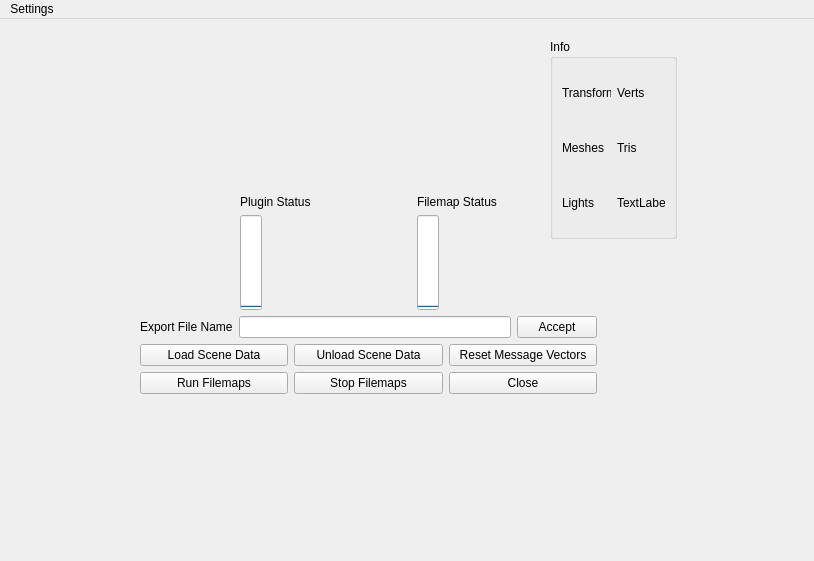
<?xml version="1.0" encoding="UTF-8"?>
<ui version="4.0">
 <class>editorMainWindow</class>
 <widget class="QMainWindow" name="editorMainWindow">
  <property name="geometry">
   <rect>
    <x>0</x>
    <y>0</y>
    <width>814</width>
    <height>561</height>
   </rect>
  </property>
  <property name="windowTitle">
   <string>DoReMi Level Editor v 0.2.0</string>
  </property>
  <widget class="QWidget" name="centralwidget">
   <widget class="QWidget" name="">
    <property name="geometry">
     <rect>
      <x>140</x>
      <y>80</y>
      <width>457</width>
      <height>295</height>
     </rect>
    </property>
    <layout class="QGridLayout" name="gridLayout">
     <item row="3" column="0">
      <layout class="QHBoxLayout" name="horizontalLayout">
       <item>
        <widget class="QPushButton" name="exportSelButton">
         <property name="text">
          <string>Load Scene Data</string>
         </property>
        </widget>
       </item>
       <item>
        <widget class="QPushButton" name="exportSceneButton">
         <property name="text">
          <string>Unload Scene Data</string>
         </property>
        </widget>
       </item>
       <item>
        <widget class="QPushButton" name="resetButton">
         <property name="text">
          <string>Reset Message Vectors</string>
         </property>
        </widget>
       </item>
      </layout>
     </item>
     <item row="4" column="0">
      <layout class="QHBoxLayout" name="horizontalLayout_4">
       <item>
        <widget class="QPushButton" name="runButton">
         <property name="text">
          <string>Run Filemaps</string>
         </property>
        </widget>
       </item>
       <item>
        <widget class="QPushButton" name="stopButton">
         <property name="text">
          <string>Stop Filemaps</string>
         </property>
        </widget>
       </item>
       <item>
        <widget class="QPushButton" name="closeButton">
         <property name="text">
          <string>Close</string>
         </property>
        </widget>
       </item>
      </layout>
     </item>
     <item row="1" column="0">
      <layout class="QHBoxLayout" name="horizontalLayout_2">
       <item>
        <widget class="QLabel" name="label">
         <property name="text">
          <string>Export File Name</string>
         </property>
        </widget>
       </item>
       <item>
        <widget class="QLineEdit" name="lineEdit"/>
       </item>
       <item>
        <widget class="QPushButton" name="pushButton">
         <property name="text">
          <string>Accept</string>
         </property>
        </widget>
       </item>
      </layout>
     </item>
     <item row="0" column="0">
      <layout class="QGridLayout" name="gridLayout_3">
       <item row="2" column="1">
        <widget class="QProgressBar" name="progressBar">
         <property name="maximum">
          <number>1</number>
         </property>
         <property name="value">
          <number>0</number>
         </property>
         <property name="textVisible">
          <bool>false</bool>
         </property>
         <property name="orientation">
          <enum>Qt::Vertical</enum>
         </property>
        </widget>
       </item>
       <item row="2" column="0">
        <widget class="QProgressBar" name="statusBarPlugin">
         <property name="autoFillBackground">
          <bool>false</bool>
         </property>
         <property name="maximum">
          <number>1</number>
         </property>
         <property name="value">
          <number>0</number>
         </property>
         <property name="textVisible">
          <bool>false</bool>
         </property>
         <property name="orientation">
          <enum>Qt::Vertical</enum>
         </property>
         <property name="format">
          <string>%p%</string>
         </property>
        </widget>
       </item>
       <item row="1" column="0">
        <widget class="QLabel" name="label_2">
         <property name="text">
          <string>Plugin Status</string>
         </property>
        </widget>
       </item>
       <item row="1" column="1">
        <widget class="QLabel" name="label_3">
         <property name="text">
          <string>Filemap Status</string>
         </property>
        </widget>
       </item>
       <item row="0" column="0">
        <spacer name="verticalSpacer">
         <property name="orientation">
          <enum>Qt::Vertical</enum>
         </property>
         <property name="sizeHint" stdset="0">
          <size>
           <width>20</width>
           <height>40</height>
          </size>
         </property>
        </spacer>
       </item>
      </layout>
     </item>
    </layout>
   </widget>
   <widget class="QGroupBox" name="groupBox">
    <property name="geometry">
     <rect>
      <x>550</x>
      <y>20</y>
      <width>127</width>
      <height>200</height>
     </rect>
    </property>
    <property name="title">
     <string>Info</string>
    </property>
    <layout class="QGridLayout" name="gridLayout_6">
     <property name="sizeConstraint">
      <enum>QLayout::SetDefaultConstraint</enum>
     </property>
     <item row="0" column="0">
      <widget class="QLabel" name="label_14">
       <property name="text">
        <string>Transforms</string>
       </property>
      </widget>
     </item>
     <item row="2" column="1">
      <widget class="QLabel" name="label_10">
       <property name="text">
        <string>TextLabel</string>
       </property>
      </widget>
     </item>
     <item row="2" column="0">
      <widget class="QLabel" name="label_11">
       <property name="text">
        <string>Lights</string>
       </property>
      </widget>
     </item>
     <item row="1" column="0">
      <widget class="QLabel" name="label_9">
       <property name="text">
        <string>Meshes</string>
       </property>
      </widget>
     </item>
     <item row="0" column="1">
      <widget class="QLabel" name="label_13">
       <property name="text">
        <string>Verts</string>
       </property>
      </widget>
     </item>
     <item row="1" column="1">
      <widget class="QLabel" name="label_12">
       <property name="text">
        <string>Tris</string>
       </property>
      </widget>
     </item>
    </layout>
   </widget>
  </widget>
  <widget class="QMenuBar" name="menubar">
   <property name="geometry">
    <rect>
     <x>0</x>
     <y>0</y>
     <width>814</width>
     <height>21</height>
    </rect>
   </property>
   <widget class="QMenu" name="menuSettings">
    <property name="title">
     <string>Settings</string>
    </property>
    <addaction name="actionPlugin_Location"/>
    <addaction name="actionExport_Location"/>
   </widget>
   <addaction name="menuSettings"/>
  </widget>
  <action name="actionPlugin_Location">
   <property name="text">
    <string>Plugin Location...</string>
   </property>
  </action>
  <action name="actionExport_Location">
   <property name="text">
    <string>Export Location...</string>
   </property>
  </action>
 </widget>
 <resources/>
 <connections/>
</ui>
